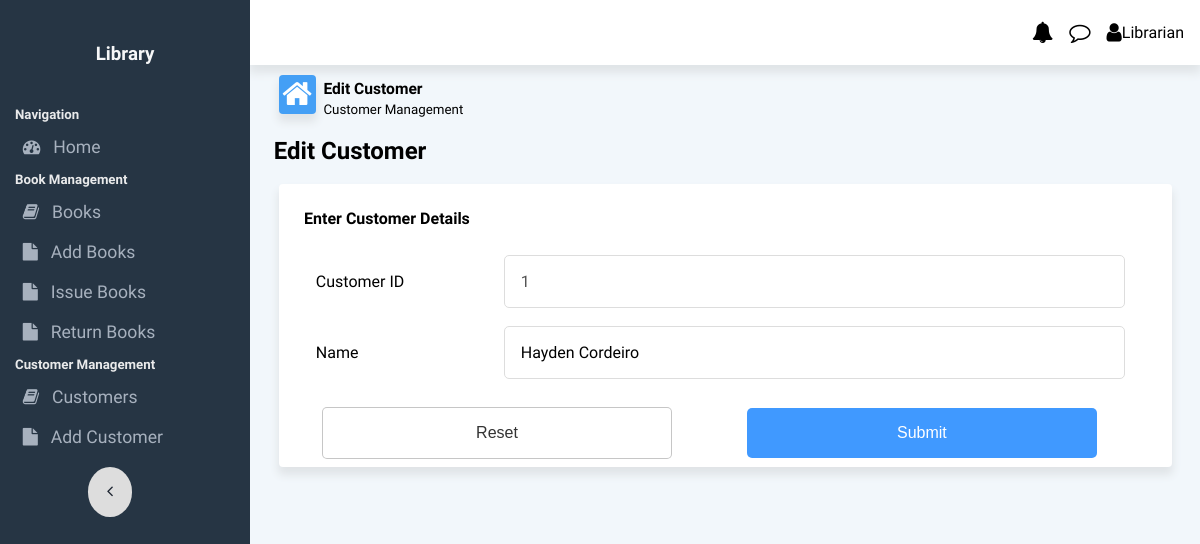
Before: /customers/edit/1 with the older database file.
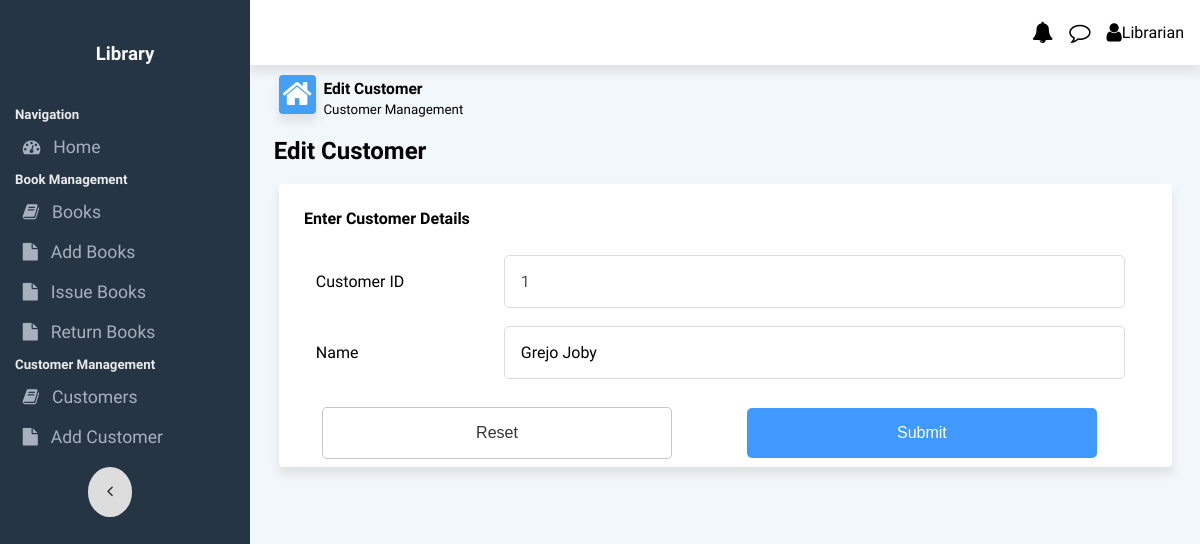
After: the same page with the newer database file.
### app.py (models this page shows, shortened)
class Customer(db.Model):
    __tablename__ = 'customer'
    cust_id=db.Column(db.Integer, primary_key=True,autoincrement=True)
    name=db.Column(db.String(255), nullable=False)
    debt = db.Column(db.Integer, nullable=False, default=0)
    total_trans = db.Column(db.Integer, nullable=False, default=0)

### app.py (the view)
@app.route('/customers/edit/<int:id>', methods=['GET', 'POST'])
def update_customer(id):
    cust = Customer.query.filter_by(cust_id=id).first()
    if request.method=='POST':
        name=request.form['name']
        cust.name = name
        db.session.commit()
        return redirect('/customers')
    else:
        return render_template('edit_customer.html',cust=cust)

### templates/edit_customer.html (shortened to what this page needs)
{% extends 'base.html' %}
{% block body %}
<div class="content-area">
    <div class="flexContainer" id="dashboardLineContainer">
        <div class="flex-40 dashboardLine">
            <i class="fa fa-home fa-2x" style="float: left;" id="homeIcon"></i>
            <div style="margin-bottom: 0;margin-top: 0;">
                <h3 style="margin-bottom: 0;margin-top: 2px;"><small>Edit Customer</small> </h3>
                <p style="margin-bottom: 0;margin-top: 0;"><small>Customer Management</small> </p>
            </div>
        </div>
    </div>
</div>
<h2 style="margin: 1% 2.5% 1% 2.5%;">Edit Customer</h2>
<div class="cardRow2 tablecard">
    <form method="POST" action="/customers/edit/{{cust.cust_id}}">
        <h4>Enter Customer Details</h4>
        <table id="addTeacherTable">
            <tr>
                <td style="width: 20%;"><label class="formLabel">Customer ID</label></td>
                <td style="width: 60%;"><input type="text" name="cust_id" id="cust_id" value="{{cust.cust_id}}"
                        class="formInput" disabled aria-disabled="true"></td>
            </tr>
            <tr>
                <td style="width: 20%;"><label class="formLabel">Name</label></td>
                <td style="width: 60%;"><input type="text" name="name" id="name" value="{{cust.name}}"
                        class="formInput"></td>
            </tr>
                <td colspan="2"></td>
        </table>
        <input type="reset" class="dropbtn2" value="Reset"
            style="background-color: #fff;border: 1px solid rgba(0, 0, 0, 0.225);color: #333;">
        <input type="submit" class="dropbtn2" value="Submit">
    </form>
</div>
{% endblock %}

Changed rows visible on the page:
changed Customer id 1: name "Hayden Cordeiro" → "Grejo Joby"
